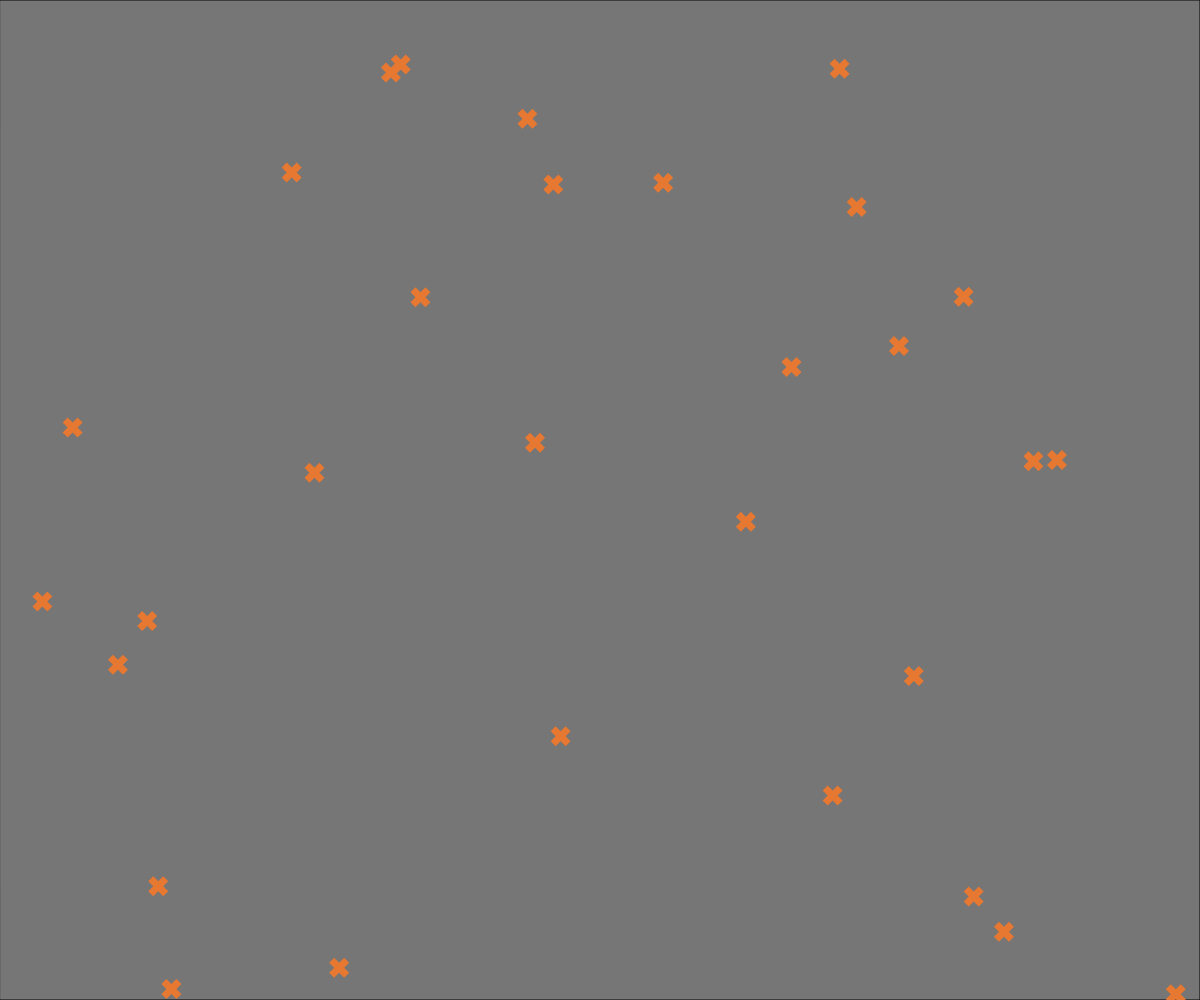
Frame 1 (no input)
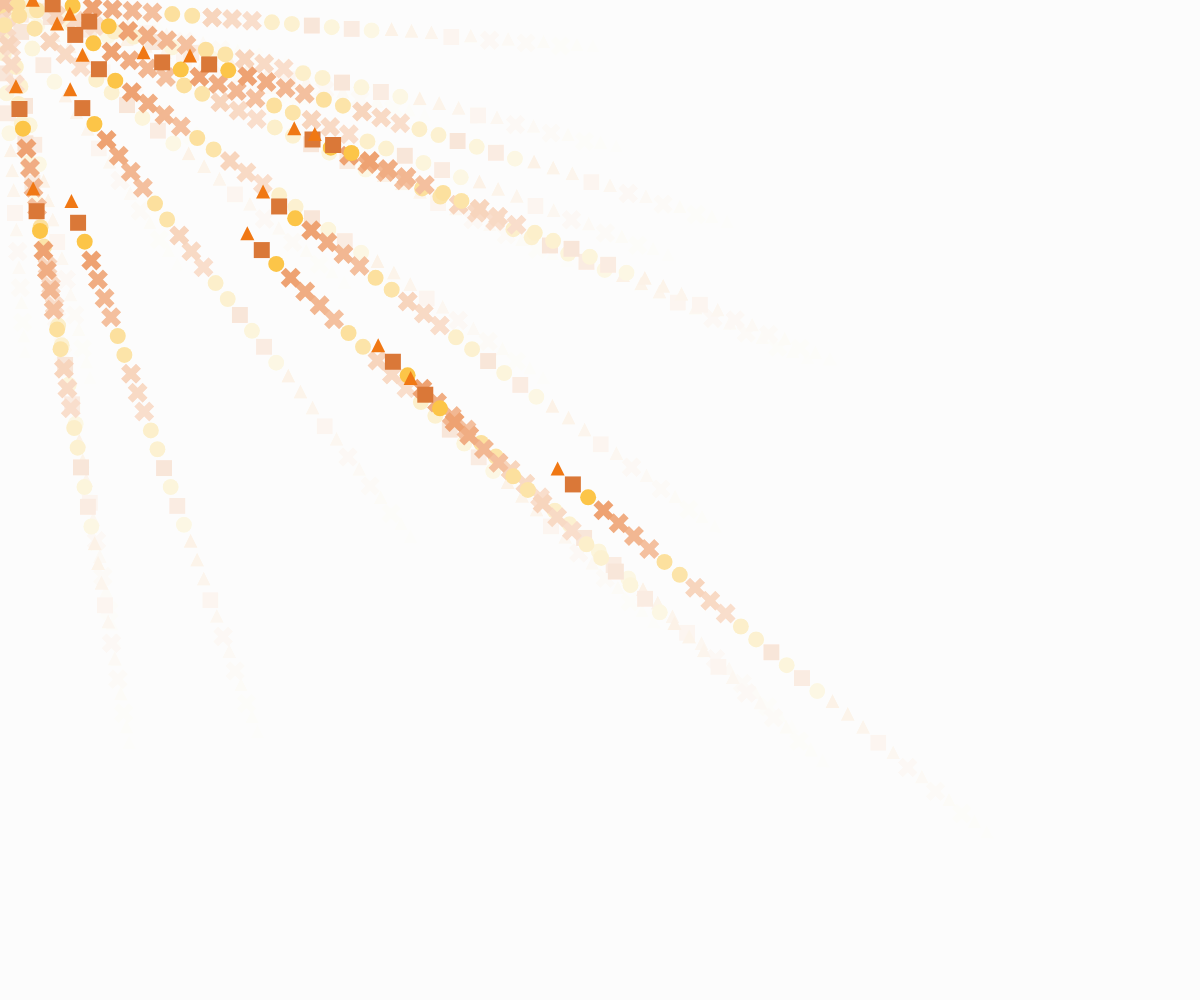
Frame 60 (no input)
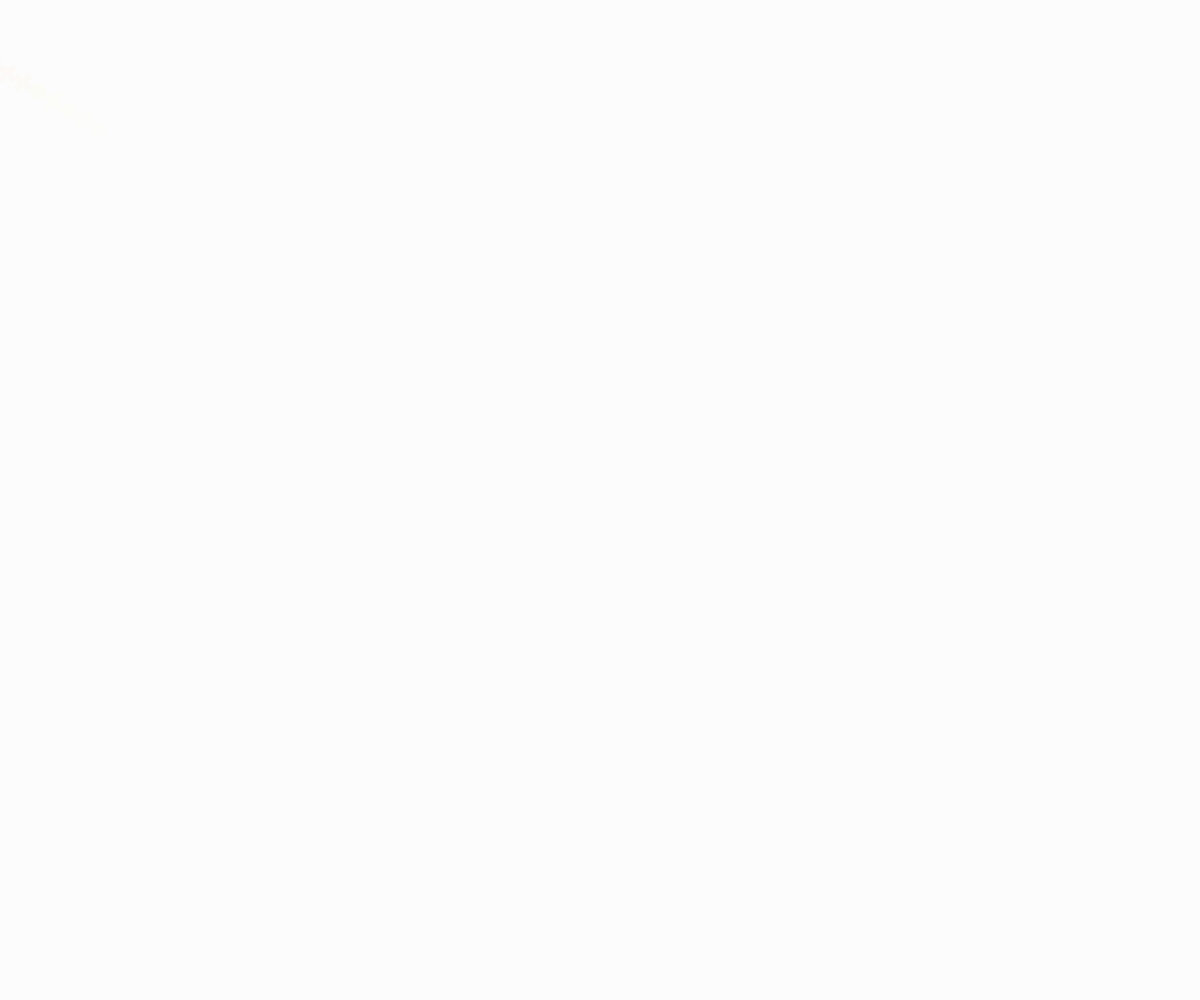
Frame 120 (the mouse pressed at the canvas centre since frame 60)

The p5.js sketch that drew these frames (run headless with seeded random() and noise() and a simulated clock; from frame 60 on, the mouse is pressed at the canvas centre):

// p5.js sketch
// ── sketch.js
var mode;
var pattern = [];
var opc = 30;
var turn = 1;

function setup() {
	createCanvas(windowWidth, windowHeight);
	background(100);
	for (i = 0; i < 30; i ++){
    pattern [i] = new Pattern();//Creating new objects
  }
}

function draw() {
	mode = int(random(0, 4)); //Shifting mode
	fill(255, 255, 255, opc); //Setting the opacity
	rect(0, 0, windowWidth, windowHeight);// Refresh the background
	if (turn == 1){
  	for (i = 0; i < 30; i ++){
			pattern[i].bounce();
			pattern[i].track();
   	 	pattern[i].brush(mode);
		} 
		}else {
			for (i = 0; i < 30; i ++){
				pattern[i].fall();
				pattern[i].bounce();
   			pattern[i].brush(mode);
			}
		}
}

function mousePressed() {
	if (turn >= 1){
		turn = 0;
	} else {
		turn = 1;
	}
}

class Pattern{ 
	constructor(){
		this.p = createVector(random(width), random(height)); 
		this.v = createVector();
		this.a = createVector(); 
	}

	brush(mode){
		//first brush: draw triangle
		if (mode == 0) {
  		fill(240, 120, 20);
  		noStroke();
			triangle (this.p.x, this.p.y - 10, this.p.x - 7, this.p.y + 4, this.p.x + 7, this.p.y + 4);
		} 
		//second brush: draw circle
		else if (mode == 1) {
			fill(250, 180, 20);
  		noStroke();
			ellipse(this.p.x, this.p.y, 16, 16);
		} 
		//third brush: draw cross
		else if (mode == 2) {
			fill(230, 120, 50);
			noStroke();
			quad(this.p.x - 10, this.p.y - 5, this.p.x - 5, this.p.y - 10, this.p.x + 10, this.p.y + 5, this.p.x + 5, this.p.y + 10);
			quad(this.p.x + 10, this.p.y - 5, this.p.x + 5, this.p.y - 10, this.p.x - 10, this.p.y + 5, this.p.x - 5, this.p.y + 10);
		} 
		//fourth brush: draw square
		else if (mode == 3) {
			fill(213, 102, 30);
			noStroke();
			rect(this.p.x - 8, this.p.y - 8, 16, 16);
		}
	}
	/* //Brush test
	brush2(){
	  fill(255);
  	noStroke();
		ellipse(this.p.x, this.p.y, 14, 14);
	}
	
	brush3(){
		this.r = random(230, 255);
		this.g = random(120, 180);
		this.g = random(20, 60);
		fill(this.r, this.g, this.b, this.c)
		noStroke();
		quad(this.p.x - 10, this.p.y - 5, this.p.x - 5, this.p.y - 10, this.p.x + 10, this.p.y + 5, this.p.x + 5, this.p.y + 10);
		quad(this.p.x + 10, this.p.y - 5, this.p.x + 5, this.p.y - 10, this.p.x - 10, this.p.y + 5, this.p.x - 5, this.p.y + 10);
	}
	*/
	
	track(){
		//The center of the motion changes to the mouse
		this.a = createVector(mouseX-this.p.x, mouseY -this.p.y); //Circles chase the mouse
		this.a.limit(0.5);
		this.v.add(this.a);//The acceleration is added on velocity
		this.v.limit(20) 
		this.p.add(this.v)//The velocity change the displacement
		//All particles stay within the window
		if (this.p.x >= windowWidth || this.p.x <= 0){
			this.v.x *= 0.8;
		}
		if (this.p.y >= windowHeight || this.p.y <= 0){
			this.v.y *= 0.8;
		}
	}
	
	fall(){
		//Circles fall away
		this.a = createVector(0, 0.1); //Apply the gravity
		this.v.add(this.a)
		this.p.add(this.v)
				if (this.p.x >= windowWidth || this.p.x <= 0){
			this.v.x *= 0.8;
		}
		if (this.p.y >= windowHeight || this.p.y <= 0){
			this.v.y *= 0.8;
		}
	}
	//bounce test
	bounce(){
		if (this.p.x >= windowWidth || this.p.x <= 0){
			this.v.x *= 0.8;
		}
		if (this.p.y >= windowHeight || this.p.y <= 0){
			this.v.y *= 0.8;
		}
	}
	


}
// ── style.css
body {
	text-align: center;
	background: #E6E8EB;
	font-size: 20px;
}

p {
	padding: 10px;
}

#li {
	-webkit-filter: drop-shadow(0px 0px 5px #000);
}

// ── week10.html
<!DOCTYPE html>
<html>
<head>
	<title>Week 10-1</title>
	<meta charset="utf-8">
    <meta name="viewport" content="width=device-width, initial-scale=1, shrink-to-fit=no">
    <link rel="stylesheet" href="https://stackpath.bootstrapcdn.com/bootstrap/4.1.3/css/bootstrap.min.css" integrity="sha384-MCw98/SFnGE8fJT3GXwEOngsV7Zt27NXFoaoApmYm81iuXoPkFOJwJ8ERdknLPMO" crossorigin="anonymous">
    <link rel="stylesheet" href="style.css" type="text/css">
</head>
<body>
  <script src="https://code.jquery.com/jquery-3.3.1.slim.min.js" integrity="sha384-q8i/X+965DzO0rT7abK41JStQIAqVgRVzpbzo5smXKp4YfRvH+8abtTE1Pi6jizo" crossorigin="anonymous"></script>
  <script src="https://cdnjs.cloudflare.com/ajax/libs/popper.js/1.14.3/umd/popper.min.js" integrity="sha384-ZMP7rVo3mIykV+2+9J3UJ46jBk0WLaUAdn689aCwoqbBJiSnjAK/l8WvCWPIPm49" crossorigin="anonymous"></script>
  <script src="https://stackpath.bootstrapcdn.com/bootstrap/4.1.3/js/bootstrap.min.js" integrity="sha384-ChfqqxuZUCnJSK3+MXmPNIyE6ZbWh2IMqE241rYiqJxyMiZ6OW/JmZQ5stwEULTy" crossorigin="anonymous"></script>
  <nav class="navbar navbar-expand-lg navbar-light bg-light">
  <a class="navbar-brand" href="#">Navbar</a>
  <button class="navbar-toggler" type="button" data-toggle="collapse" data-target="#navbarSupportedContent" aria-controls="navbarSupportedContent" aria-expanded="false" aria-label="Toggle navigation">
    <span class="navbar-toggler-icon"></span>
  </button>
  <div class="collapse navbar-collapse" id="navbarSupportedContent">
    <ul class="navbar-nav mr-auto">
      <li class="nav-item active">
        <a class="nav-link" href="#">Home <span class="sr-only">(current)</span></a>
      </li>
      <li class="nav-item">
        <a class="nav-link" href="#">Link</a>
      </li>
      <li class="nav-item dropdown">
        <a class="nav-link dropdown-toggle" href="#" id="navbarDropdown" role="button" data-toggle="dropdown" aria-haspopup="true" aria-expanded="false">
          Dropdown
        </a>
        <div class="dropdown-menu" aria-labelledby="navbarDropdown">
          <a class="dropdown-item" href="#">Action</a>
          <a class="dropdown-item" href="#">Another action</a>
          <div class="dropdown-divider"></div>
          <a class="dropdown-item" href="#">Something else here</a>
        </div>
      </li>
      <li class="nav-item">
        <a class="nav-link disabled" href="#">Disabled</a>
      </li>
    </ul>
    <form class="form-inline my-2 my-lg-0">
      <input class="form-control mr-sm-2" type="search" placeholder="Search" aria-label="Search">
      <button class="btn btn-outline-success my-2 my-sm-0" type="submit">Search</button>
    </form>
  </div>
</nav>
<br>
<br>
	<div id="li">
		<p>Bootstrap Model</p>
	</div>
	<br>
    <script src="library/p5.js" type="text/javascript"></script>
        <script src="sketch.js" type="text/javascript"></script>
</body>
</html>
